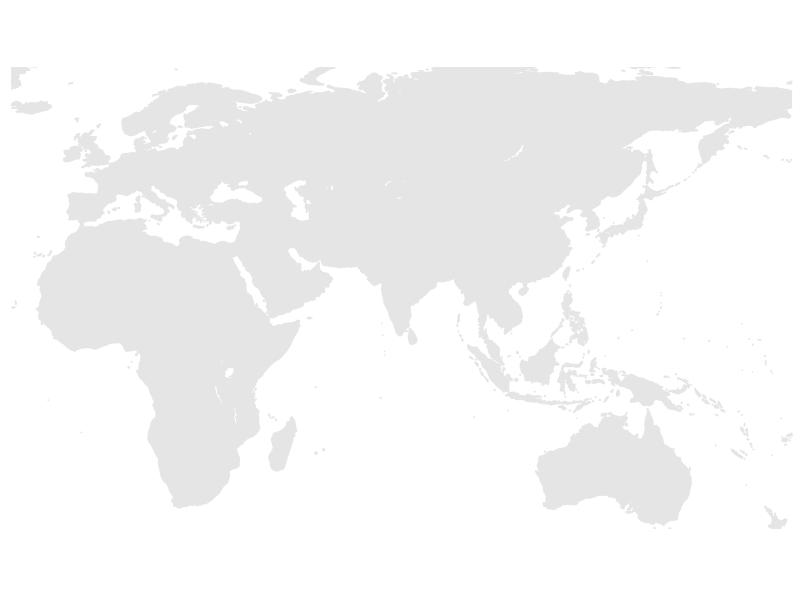

Reproduce this figure in R.

world <- ggplot2::map_data('world2', 
                           wrap=c(-25,335), #rewrapping the worldmap, i.e. shifting the center. I prefer this to world2 because I like to adjust the wrapping a bit differently, and world2 results in polygons leaking
                           )

lakes <- ggplot2:: map_data("lakes", 
                            wrap=c(-25,335), 
                            col="white", border="gray")

#Basemap
basemap <- ggplot2::ggplot() +
  ggplot2::geom_polygon(data=world, ggplot2::aes(x=long, #plotting the landmasses
                               y=lat,group=group),
               colour="gray90",
               fill="gray90", linewidth = 0.5) +
  ggplot2::geom_polygon(data=lakes, ggplot2::aes(x=long,#plotting lakes
                               y=lat,group=group),
               colour="gray90",
               fill="white", linewidth = 0.3)  +
  ggplot2::theme(#all of theme options are set such that it makes the most minimal plot, no legend, not grid lines etc
    panel.grid.major = ggplot2::element_blank(), 
    panel.grid.minor = ggplot2::element_blank(),
    axis.title.x=ggplot2::element_blank(),
    axis.title.y=ggplot2::element_blank(),
    axis.line = ggplot2::element_blank(),
    panel.border = ggplot2::element_blank(),
    panel.background = ggplot2::element_rect(fill = "white"),
    axis.text.x = ggplot2::element_blank(),
    axis.text.y = ggplot2::element_blank(),
    axis.ticks = ggplot2::element_blank())   +
  ggplot2::coord_quickmap(xlim=c(-24, 180), ylim=c(-40, 75), expand = FALSE)

